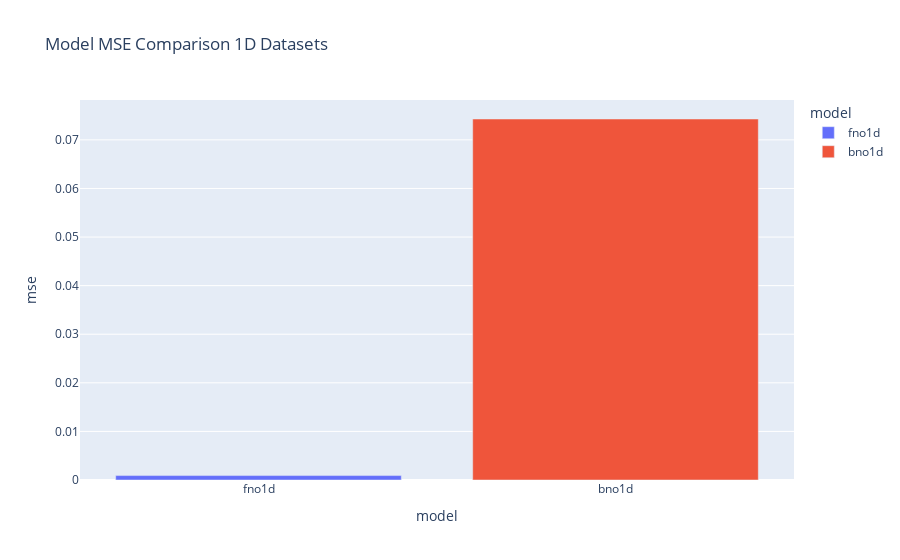

The notebook cell this image was saved under:
### Code cell
px.bar(df[df['dimension']=='1d'], x='model', y='mse', color='model', title='Model MSE Comparison 1D Datasets')

### Figure 1 — Plotly figure (JSON) as saved in the notebook; plotly's stock layout.template omitted (floating-point values rounded to 4 significant figures)
{"data": [{"hovertemplate": "model=%{x}<br>mse=%{y}<extra></extra>", "legendgroup": "fno1d", "marker": {"color": "#636efa", "pattern": {"shape": ""}}, "name": "fno1d", "orientation": "v", "showlegend": true, "textposition": "auto", "type": "bar", "x": ["fno1d"], "xaxis": "x", "y": [0.0009099], "yaxis": "y"}, {"hovertemplate": "model=%{x}<br>mse=%{y}<extra></extra>", "legendgroup": "bno1d", "marker": {"color": "#EF553B", "pattern": {"shape": ""}}, "name": "bno1d", "orientation": "v", "showlegend": true, "textposition": "auto", "type": "bar", "x": ["bno1d"], "xaxis": "x", "y": [0.0743], "yaxis": "y"}], "layout": {"barmode": "relative", "legend": {"title": {"text": "model"}, "tracegroupgap": 0}, "title": {"text": "Model MSE Comparison 1D Datasets"}, "xaxis": {"anchor": "y", "categoryarray": ["fno1d", "bno1d"], "categoryorder": "array", "domain": [0, 1], "title": {"text": "model"}}, "yaxis": {"anchor": "x", "domain": [0, 1], "title": {"text": "mse"}}}}
